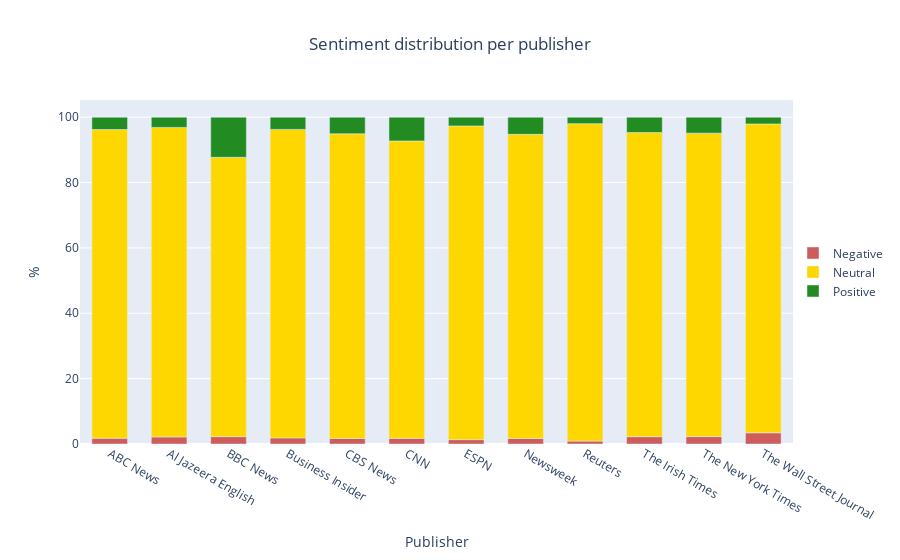

The code cell stored with this chart in its notebook:
### Code cell
grouped_count=df.groupby(['source_name','polarity']).count().reset_index()
grouped_count=grouped_count[['source_name','polarity','description']] 
grouped_count['description'] = grouped_count['description'] / grouped_count.groupby('source_name')['description'].transform('sum')*100
grouped_count#Plotting

fig = px.bar(grouped_count, x="source_name", y="description", color="polarity", title="Sentiment distribution per publisher",
             labels={'description':'%','source_name':'Publisher','polarity':''}, color_discrete_map={
        'Positive': 'forestgreen',
        'Neutral': 'gold','Negative': 'indianred'})
for data in fig.data:
    data["width"] = 0.6 #Change this value for bar widths

fig.update_layout(hovermode="x unified",title_x=0.5, legend=dict(
        x=1.0,
        y=0.5,        
    ))

config = {'displayModeBar': False}
fig.show(config=config)

### Figure 1 — Plotly figure (JSON) as saved in the notebook; plotly's stock layout.template omitted (floating-point values rounded to 4 significant figures)
{"data": [{"alignmentgroup": "True", "hovertemplate": "=Negative<br>Publisher=%{x}<br>%=%{y}<extra></extra>", "legendgroup": "Negative", "marker": {"color": "indianred", "pattern": {"shape": ""}}, "name": "Negative", "offsetgroup": "Negative", "orientation": "v", "showlegend": true, "textposition": "auto", "type": "bar", "width": 0.6, "x": ["ABC News", "Al Jazeera English", "BBC News", "Business Insider", "CBS News", "CNN", "ESPN", "Newsweek", "Reuters", "The Irish Times", "The New York Times", "The Wall Street Journal"], "xaxis": "x", "y": [1.789, 2.163, 2.254, 1.867, 1.691, 1.74, 1.333, 1.677, 0.8937, 2.243, 2.27, 3.425], "yaxis": "y"}, {"alignmentgroup": "True", "hovertemplate": "=Neutral<br>Publisher=%{x}<br>%=%{y}<extra></extra>", "legendgroup": "Neutral", "marker": {"color": "gold", "pattern": {"shape": ""}}, "name": "Neutral", "offsetgroup": "Neutral", "orientation": "v", "showlegend": true, "textposition": "auto", "type": "bar", "width": 0.6, "x": ["ABC News", "Al Jazeera English", "BBC News", "Business Insider", "CBS News", "CNN", "ESPN", "Newsweek", "Reuters", "The Irish Times", "The New York Times", "The Wall Street Journal"], "xaxis": "x", "y": [94.43, 94.71, 85.48, 94.4, 93.24, 90.99, 96, 93.08, 97.14, 93.07, 92.85, 94.52], "yaxis": "y"}, {"alignmentgroup": "True", "hovertemplate": "=Positive<br>Publisher=%{x}<br>%=%{y}<extra></extra>", "legendgroup": "Positive", "marker": {"color": "forestgreen", "pattern": {"shape": ""}}, "name": "Positive", "offsetgroup": "Positive", "orientation": "v", "showlegend": true, "textposition": "auto", "type": "bar", "width": 0.6, "x": ["ABC News", "Al Jazeera English", "BBC News", "Business Insider", "CBS News", "CNN", "ESPN", "Newsweek", "Reuters", "The Irish Times", "The New York Times", "The Wall Street Journal"], "xaxis": "x", "y": [3.777, 3.125, 12.26, 3.734, 5.072, 7.267, 2.667, 5.241, 1.966, 4.689, 4.881, 2.055], "yaxis": "y"}], "layout": {"barmode": "relative", "hovermode": "x unified", "legend": {"title": {"text": ""}, "tracegroupgap": 0, "x": 1, "y": 0.5}, "title": {"text": "Sentiment distribution per publisher", "x": 0.5}, "xaxis": {"anchor": "y", "domain": [0, 1], "title": {"text": "Publisher"}}, "yaxis": {"anchor": "x", "domain": [0, 1], "title": {"text": "%"}}}}
